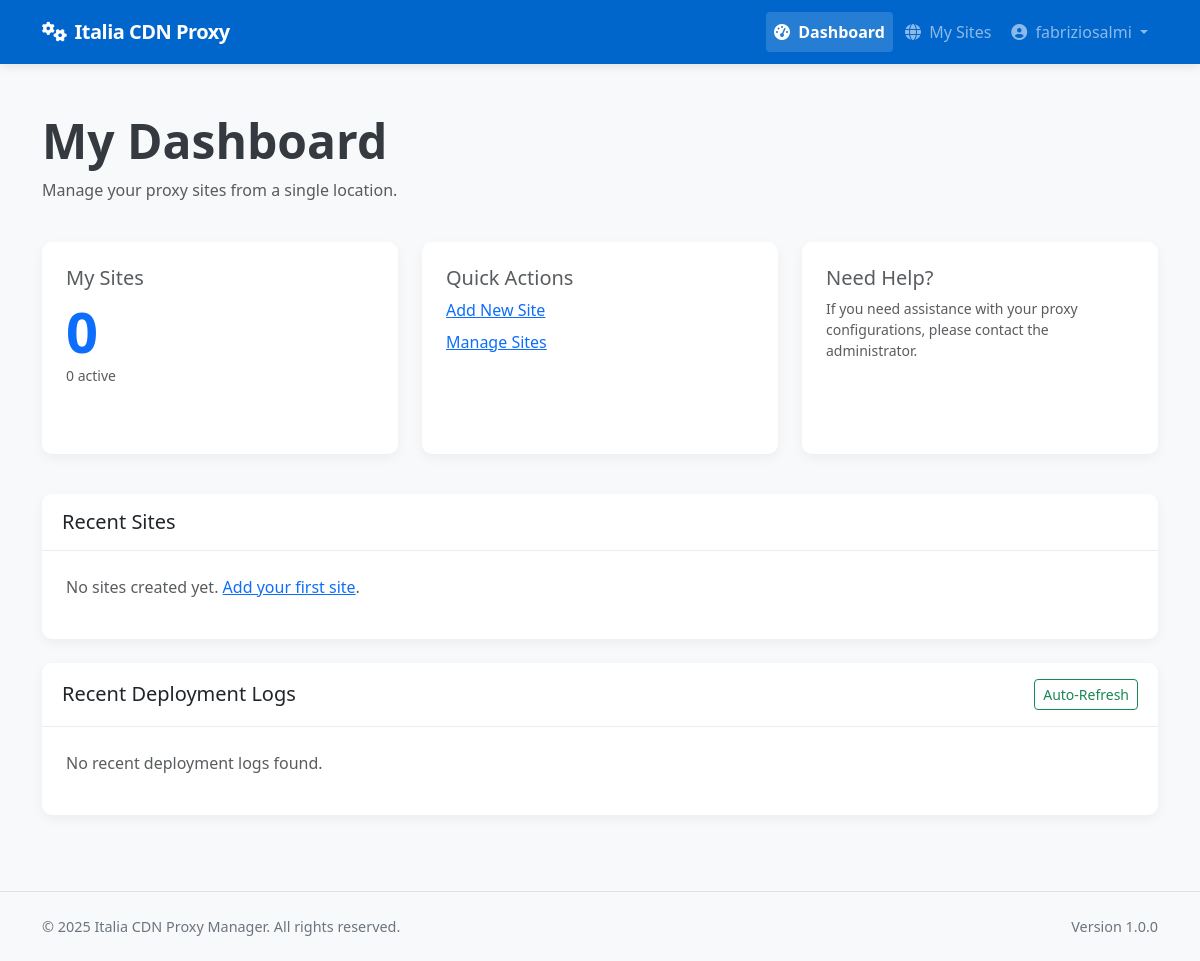
The page /client/dashboard (signed in) on the database as committed earlier.
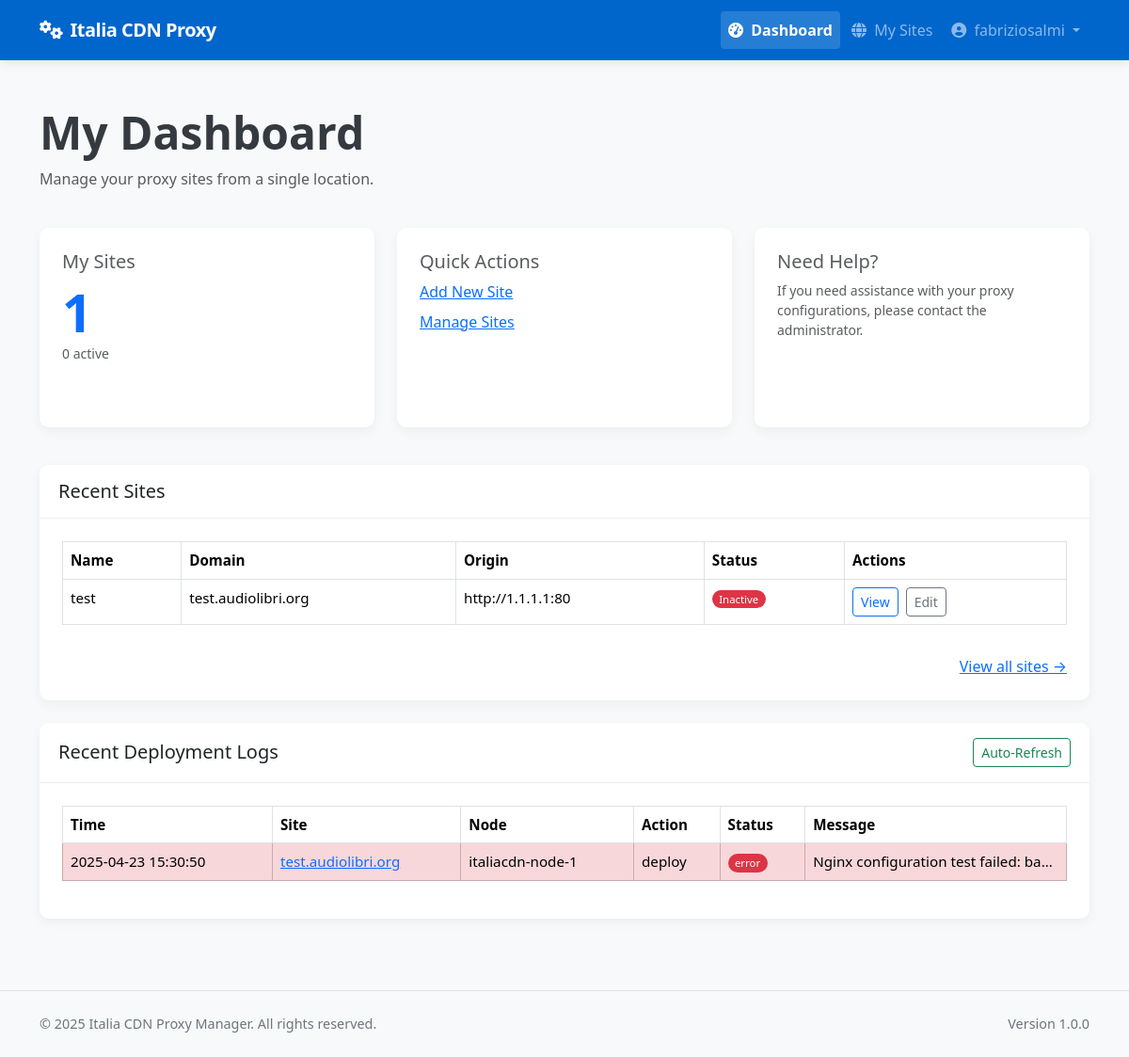
The same page on the database as committed later.
### app/models/models.py (models this page shows, shortened)
class Site(db.Model):
    __tablename__ = 'sites'
    id = db.Column(db.Integer, primary_key=True)
    name = db.Column(db.String(64), nullable=False)
    domain = db.Column(db.String(255), unique=True, nullable=False)
    protocol = db.Column(db.String(10), nullable=False, default='https')  # http or https
    origin_protocol = db.Column(db.String(10), nullable=False, default='http')  # http or https for origin
    origin_address = db.Column(db.String(255), nullable=False)  # Backend server address
    origin_port = db.Column(db.Integer, nullable=False)
    user_id = db.Column(db.Integer, db.ForeignKey('users.id'), nullable=True)  # Allow null for discovered sites
    is_active = db.Column(db.Boolean, default=True)
    is_blocked = db.Column(db.Boolean, default=False)
    is_discovered = db.Column(db.Boolean, default=False)  # Whether this site was discovered from node
    use_waf = db.Column(db.Boolean, default=False)
    force_https = db.Column(db.Boolean, default=True)  # New column to force HTTP to HTTPS redirect
    enable_cache = db.Column(db.Boolean, default=True)
    cache_time = db.Column(db.Integer, default=3600)  # Cache time in seconds, default 1 hour
    cache_static_time = db.Column(db.Integer, default=86400)  # Cache time for static assets in seconds, default 1 day
    custom_cache_rules = db.Column(db.Text, nullable=True)  # Custom cache rules in Nginx format
    cache_browser_time = db.Column(db.Integer, default=3600)  # Browser cache time in seconds, default 1 hour
    created_at = db.Column(db.DateTime, default=datetime.utcnow)
    updated_at = db.Column(db.DateTime, default=datetime.utcnow, onupdate=datetime.utcnow)
    custom_config = db.Column(db.Text, nullable=True)  # Additional Nginx configuration
    site_nodes = db.relationship('SiteNode', backref='site', lazy='dynamic')
    ssl_certificates = db.relationship('SSLCertificate', backref='site', lazy='dynamic')
    config_versions = db.relationship('ConfigVersion', backref='site', lazy='dynamic')

class DeploymentLog(db.Model):
    __tablename__ = 'deployment_logs'
    id = db.Column(db.Integer, primary_key=True)
    site_id = db.Column(db.Integer, db.ForeignKey('sites.id'), nullable=False)
    node_id = db.Column(db.Integer, db.ForeignKey('nodes.id'), nullable=False)
    user_id = db.Column(db.Integer, db.ForeignKey('users.id'), nullable=True)  # Who performed the action
    action = db.Column(db.String(64), nullable=False)  # deploy, update, remove, ssl_renew, discovery, rollback
    status = db.Column(db.String(20), nullable=False)  # success, error
    message = db.Column(db.Text, nullable=True)
    created_at = db.Column(db.DateTime, default=datetime.utcnow)
    site = db.relationship('Site', backref=db.backref('deployment_logs', lazy='dynamic'))
    node = db.relationship('Node', backref=db.backref('deployment_logs', lazy='dynamic'))
    user = db.relationship('User', backref=db.backref('deployment_logs', lazy='dynamic'))

class Node(db.Model):
    __tablename__ = 'nodes'
    id = db.Column(db.Integer, primary_key=True)
    name = db.Column(db.String(64), unique=True, nullable=False)
    ip_address = db.Column(db.String(45), nullable=False)  # IPv4 or IPv6
    ssh_port = db.Column(db.Integer, default=22)
    ssh_user = db.Column(db.String(64), nullable=False)
    ssh_key_path = db.Column(db.String(256), nullable=True)  # Path to SSH key file
    ssh_password = db.Column(db.String(256), nullable=True)  # Encrypted password (if using password auth)
    is_active = db.Column(db.Boolean, default=True)
    is_discovered = db.Column(db.Boolean, default=False)  # Whether this node was discovered from YAML
    created_at = db.Column(db.DateTime, default=datetime.utcnow)
    updated_at = db.Column(db.DateTime, default=datetime.utcnow, onupdate=datetime.utcnow)
    nginx_config_path = db.Column(db.String(256), default='/etc/nginx/conf.d')
    nginx_reload_command = db.Column(db.String(256), default='sudo systemctl reload nginx')
    site_nodes = db.relationship('SiteNode', backref='node', lazy='dynamic')

### app/controllers/client.py (the view)
@client.route('/dashboard')
@login_required
@client_required
def dashboard():
    site_count = Site.query.filter_by(user_id=current_user.id).count()
    active_site_count = Site.query.filter_by(user_id=current_user.id, is_active=True).count()
    sites = Site.query.filter_by(user_id=current_user.id).order_by(Site.created_at.desc()).limit(5).all()
    site_ids = [site.id for site in Site.query.filter_by(user_id=current_user.id).all()]
    latest_logs = DeploymentLog.query.filter(DeploymentLog.site_id.in_(site_ids)).order_by(DeploymentLog.created_at.desc()).limit(10).all() if site_ids else []
    return render_template('client/dashboard.html',
                           site_count=site_count,
                           active_site_count=active_site_count,
                           sites=sites,
                           latest_logs=latest_logs)

### app/models/__init__.py (called while the page is built)
@login_manager.user_loader
def load_user(user_id):
    return User.query.get(int(user_id))

### app/models/models.py (called while the page is built)
    def is_admin(self):
        return self.role == 'admin'

    def is_client(self):
        return self.role == 'client'

### app/services/access_control.py (called while the page is built)
def client_required(f):
    @wraps(f)
    def decorated_function(*args, **kwargs):
        if not current_user.is_client():
            flash('This page is available only for client users.', 'error')
            return abort(403)
        return f(*args, **kwargs)
    return decorated_function

### app/templates/client/dashboard.html (shortened to what the changed rows need)
{% extends "base.html" %}
{% block content %}
<div class="container py-4">
    <div class="row mb-4">
        <div class="col-12">
            <h1 class="display-5 fw-bold mb-2">My Dashboard</h1>
        </div>
    </div>
    <div class="row mb-4">
        <div class="col-md-4 mb-3">
            <div class="card h-100">
                <div class="card-body">
                    <h5 class="card-title text-muted mb-2">My Sites</h5>
                    <p class="display-4 fw-bold text-primary mb-0">{{ site_count }}</p>
                    <p class="small text-muted">{{ active_site_count }} active</p>
                </div>
            </div>
        </div>
    </div>
    <div class="card mb-4">
        <div class="card-body">
            {% if sites %}
            <div class="table-responsive">
                <table class="table table-bordered table-hover">
                    <thead>
                        <tr>
                            <th>Name</th>
                            <th>Domain</th>
                            <th>Origin</th>
                            <th>Status</th>
                            <th>Actions</th>
                        </tr>
                    </thead>
                    <tbody>
                        {% for site in sites %}
                        <tr>
                            <td>{{ site.name }}</td>
                            <td>{{ site.domain }}</td>
                            <td>{{ site.protocol }}://{{ site.origin_address }}:{{ site.origin_port }}</td>
                            <td>
                                <span class="badge rounded-pill {% if site.is_active %}bg-success{% else %}bg-danger{% endif %}">
                                    {{ 'Active' if site.is_active else 'Inactive' }}
                                </span>
                            </td>
                            <td>
                                <a href="{{ url_for('client.view_site', site_id=site.id) }}" class="btn btn-sm btn-outline-primary me-1">View</a>
                                <a href="{{ url_for('client.edit_site', site_id=site.id) }}" class="btn btn-sm btn-outline-secondary">Edit</a>
                            </td>
                        </tr>
                        {% endfor %}
                    </tbody>
                </table>
            </div>
            <div class="mt-3 text-end">
                <a href="{{ url_for('client.list_sites') }}" class="text-primary">View all sites →</a>
            </div>
            {% else %}
            <p class="text-muted">No sites created yet.
                <a href="{{ url_for('client.new_site') }}" class="text-primary">Add your first site</a>.
            </p>
            {% endif %}
        </div>
    </div>
    <div class="card">
        <div class="card-body">
            {% if latest_logs %}
            <div class="table-responsive" id="logsTableContainer">
                <table class="table table-bordered table-hover">
                    <thead>
                        <tr>
                            <th>Time</th>
                            <th>Site</th>
                            <th>Node</th>
                            <th>Action</th>
                            <th>Status</th>
                            <th>Message</th>
                        </tr>
                    </thead>
                    <tbody>
                        {% for log in latest_logs %}
                        <tr class="{% if log.status == 'error' %}table-danger{% endif %}">
                            <td>{{ log.created_at.strftime('%Y-%m-%d %H:%M:%S') }}</td>
                            <td>
                                <a href="{{ url_for('client.view_site', site_id=log.site_id) }}" class="text-primary">
                                    {{ log.site.domain }}
                                </a>
                            </td>
                            <td>{{ log.node.name }}</td>
                            <td>{{ log.action }}</td>
                            <td>
                                <span class="badge rounded-pill
                                {% if log.status == 'success' %}bg-success
                                {% elif log.status == 'error' %}bg-danger
                                {% else %}bg-warning{% endif %}">
                                    {{ log.status }}
                                </span>
                            </td>
                            <td class="text-truncate" style="max-width: 200px;">{{ log.message }}</td>
                        </tr>
                        {% endfor %}
                    </tbody>
                </table>
            </div>
            {% else %}
            <p class="text-muted">No recent deployment logs found.</p>
            {% endif %}
        </div>
    </div>
</div>
{% endblock %}

Rows that differ between the two databases and show on the page:
added Site: name "test", domain "test.audiolibri.org", protocol "http", origin_address "1.1.1.1", origin_port "80", is_active "Inactive"
added DeploymentLog: created_at "2025-04-23 15:30:50", site.domain "test.audiolibri.org", node.name "italiacdn-node-1", action "deploy", status "error", message "Nginx configuration test failed: ba…"
Other text that changed with them:
{{ site_count }}: "0" → "1"
text no longer shown: "No sites created yet. Add your first site . No recent deployment logs found."
text now shown: "Name Domain Origin Status Actions View all sites → Time Site Node Action Status Message"
